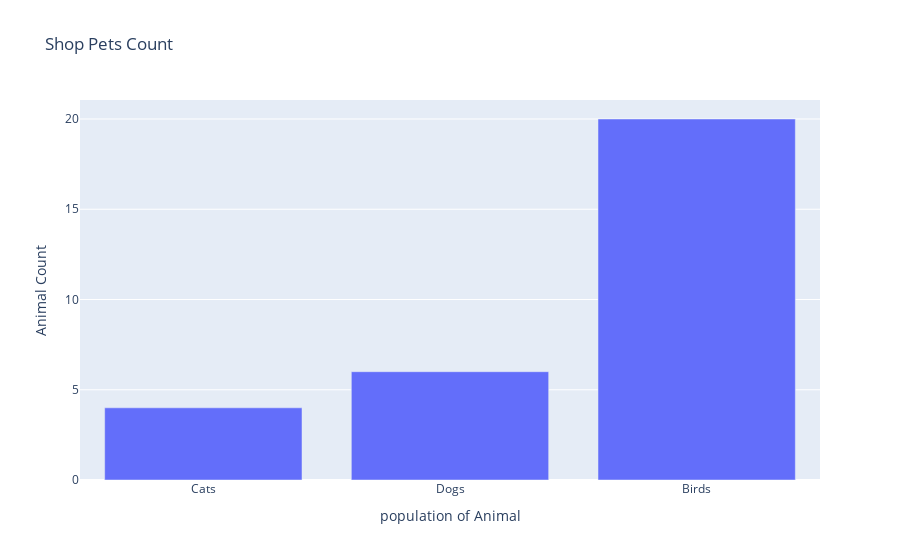

The code cell stored with this chart in its notebook:
### Code cell
# Vertical Bar Chart ( We Make The Data )
bar = px.bar(
    x = ["Cats","Dogs","Birds"],
    y = [  4   ,  6   ,   20   ],
    title="Shop Pets Count" ,
    labels={'x':'population of Animal','y':'Animal Count'},
)
bar.show()

### Figure 1 — Plotly figure (JSON) as saved in the notebook; plotly's stock layout.template omitted (floating-point values rounded to 4 significant figures)
{"data": [{"alignmentgroup": "True", "hovertemplate": "population of Animal=%{x}<br>Animal Count=%{y}<extra></extra>", "legendgroup": "", "marker": {"color": "#636efa", "pattern": {"shape": ""}}, "name": "", "offsetgroup": "", "orientation": "v", "showlegend": false, "textposition": "auto", "type": "bar", "x": ["Cats", "Dogs", "Birds"], "xaxis": "x", "y": [4, 6, 20], "yaxis": "y"}], "layout": {"barmode": "relative", "legend": {"tracegroupgap": 0}, "title": {"text": "Shop Pets Count"}, "xaxis": {"anchor": "y", "domain": [0, 1], "title": {"text": "population of Animal"}}, "yaxis": {"anchor": "x", "domain": [0, 1], "title": {"text": "Animal Count"}}}}
